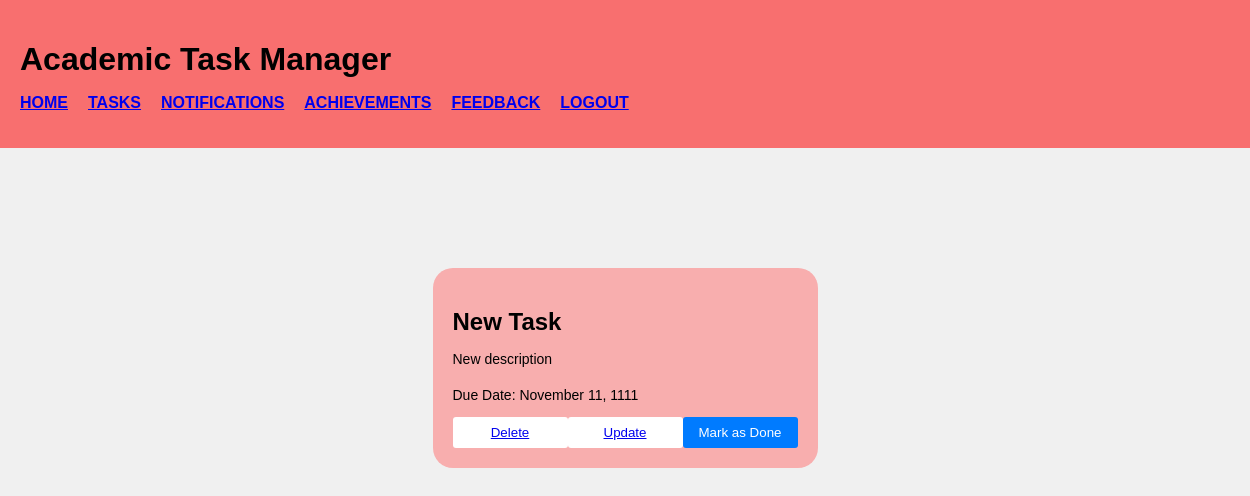
The page /task_information/10 (signed in) on the database its author committed.
### app.py (models this page shows, shortened)
class Todo(db.Model):
    id = db.Column(db.Integer, primary_key=True)
    task_name = db.Column(db.String(50), nullable=False)
    content = db.Column(db.String(200), nullable=False)
    date_created = db.Column(db.DateTime, default=datetime.utcnow)
    user_id = db.Column(db.Integer, nullable=False)

### app.py (the view)
@app.route('/task_information/<int:id>', methods=['GET', 'POST'])
@login_required
def task_information(id):
    if request.method == 'POST':
        task = Todo.query.get_or_404(id)
        task.task_name = request.form['task-name']
        task.content = request.form['task-description']
        task.date_created = datetime.strptime(request.form['due-date'], "%Y-%m-%d")
        db.session.commit()
        flash('Task modified!')
        return redirect('/tasks')
    else:
        task = Todo.query.get_or_404(id)
    return render_template('TaskInformation.html', task=task)

### app.py (called while the page is built)
@login_manager.user_loader
def load_user(user_id):
    return User.query.get(int(user_id))

### templates/TaskInformation.html (shortened to what this page needs)
{% extends 'base.html' %}
{% block body %}
<section class="add-update-section">
    <div class="Update-main-content">
        <div class="task-details">
            <h2>{{ task.task_name }}</h2>
            <div class="task-description">
                <p>{{ task.content }}</p>
            </div>
            <p>Due Date: {{ task.date_created.strftime('%B %d, %Y') }}</p>
            <div class="task-actions">
                <button class="delete-task"><a href="/delete/{{ task.id }}">Delete</a></button>
                <button class="update-task"> <a href="/update/{{ task.id }}">Update</a></button>
                <button class="mark-done">Mark as Done</button>
            </div>
        </div>
    </div>
</section>
{% endblock %}

### static/css/main.css (style rules this page uses)
body { font-family: sans-serif; }
body { font-family: Arial, sans-serif; margin: 0; padding: 0; height: 100vh; background-color: #f0f0f0; display: flex; justify-content: center; align-items: center; }
button { display: block; width: 100%; padding: 10px; background-color: #007bff; color: #fff; border: none; border-radius: 3px; cursor: pointer; transition: background-color 0.3s ease; }
p { margin-top: 15px; font-size: 14px; }
body { font-family: Arial, sans-serif; margin: 0; padding: 0; }
button { padding: 10px 20px; background-color: white; color: black; border: none; border-radius: 3px; cursor: pointer; transition: background-color 0.3s ease; }
.task-actions { display: flex; align-items: center; }
.mark-done { padding: 8px 16px; background-color: #007bff; color: #fff; border: none; border-radius: 3px; cursor: pointer; transition: background-color 0.3s ease; }
.Update-main-content { display: block; justify-content: center; align-items: center; height: 100vh; }
.add-update-section { padding: 8%; margin-left: 25%; margin-right: 25%; }
.task-details { background-color: #f8aeae; padding: 20px; border-radius: 20px; display: block; margin: 20px; }
.task-details h2 { font-size: 24px; margin-bottom: 10px; }
.task-description p { margin-bottom: 20px; }
.task-actions { display: flex; justify-content: space-between; align-items: center; }
.task-actions button { padding: 8px 16px; border: none; border-radius: 3px; cursor: pointer; transition: background-color 0.3s ease; }

### rows shown on the page
Todo: task_name "New Task", content "New description", date_created "November 11, 1111"
